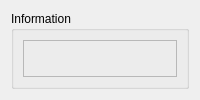
         <widget class="QWidget" name="tab">
          <attribute name="title">
           <string>Main</string>
          </attribute>
          <layout class="QGridLayout" name="gridLayout_4">
           <item row="1" column="0">
            <widget class="QGroupBox" name="groupBox_3">
             <property name="title">
              <string>Information</string>
             </property>
             <layout class="QGridLayout" name="gridLayout_5">
              <item row="0" column="0">
               <widget class="QFrame" name="frame">
                <property name="frameShape">
                 <enum>QFrame::StyledPanel</enum>
                </property>
                <property name="frameShadow">
                 <enum>QFrame::Raised</enum>
                </property>
                <widget class="QWidget" name="layoutWidget">
                 <property name="geometry">
                  <rect>
                   <x>-8</x>
                   <y>12</y>
                   <width>1171</width>
                   <height>601</height>
                  </rect>
                 </property>
                 <layout class="QVBoxLayout" name="verticalLayout">
                  <property name="leftMargin">
                   <number>18</number>
                  </property>
                  <property name="bottomMargin">
                   <number>11</number>
                  </property>
                  <item>
                   <layout class="QHBoxLayout" name="horizontalLayout_12">
                    <item>
                     <widget class="QPushButton" name="pushButtonACStart">
                      <property name="sizePolicy">
                       <sizepolicy hsizetype="Minimum" vsizetype="Fixed">
                        <horstretch>0</horstretch>
                        <verstretch>0</verstretch>
                       </sizepolicy>
                      </property>
                      <property name="minimumSize">
                       <size>
                        <width>60</width>
                        <height>60</height>
                       </size>
                      </property>
                      <property name="maximumSize">
                       <size>
                        <width>60</width>
                        <height>60</height>
                       </size>
                      </property>
                      <property name="styleSheet">
                       <string notr="true">border-radius: 20px;  border: 2px groove gray;
font: 12pt &quot;Arial&quot;;
border-style: outset;</string>
                      </property>
                      <property name="text">
                       <string>Start</string>
                      </property>
                     </widget>
                    </item>
                    <item>
                     <widget class="QPushButton" name="pushButtonACStop">
                      <property name="minimumSize">
                       <size>
                        <width>60</width>
                        <height>60</height>
                       </size>
                      </property>
                      <property name="maximumSize">
                       <size>
                        <width>60</width>
                        <height>60</height>
                       </size>
                      </property>
                      <property name="layoutDirection">
                       <enum>Qt::LeftToRight</enum>
                      </property>
                      <property name="styleSheet">
                       <string notr="true">border-radius: 20px;  border: 2px groove gray;
font: 12pt &quot;Arial&quot;;
border-style: outset;</string>
                      </property>
                      <property name="text">
                       <string>Stop</string>
                      </property>
                     </widget>
                    </item>
                   </layout>
                  </item>
                  <item>
                   <widget class="QTextBrowser" name="textBrowser">
                    <property name="sizePolicy">
                     <sizepolicy hsizetype="Expanding" vsizetype="Expanding">
                      <horstretch>0</horstretch>
                      <verstretch>0</verstretch>
                     </sizepolicy>
                    </property>
                    <property name="minimumSize">
                     <size>
                      <width>0</width>
                      <height>500</height>
                     </size>
                    </property>
                    <property name="maximumSize">
                     <size>
                      <width>1150</width>
                      <height>1000</height>
                     </size>
                    </property>
                    <property name="tabletTracking">
                     <bool>false</bool>
                    </property>
                    <property name="autoFillBackground">
                     <bool>false</bool>
                    </property>
                    <property name="frameShape">
                     <enum>QFrame::StyledPanel</enum>
                    </property>
                    <property name="frameShadow">
                     <enum>QFrame::Raised</enum>
                    </property>
                    <property name="lineWidth">
                     <number>1</number>
                    </property>
                    <property name="midLineWidth">
                     <number>0</number>
                    </property>
                    <property name="verticalScrollBarPolicy">
                     <enum>Qt::ScrollBarAsNeeded</enum>
                    </property>
                    <property name="sizeAdjustPolicy">
                     <enum>QAbstractScrollArea::AdjustIgnored</enum>
                    </property>
                   </widget>
                  </item>
                 </layout>
                </widget>
               </widget>
              </item>
             </layout>
            </widget>
           </item>
          </layout>
         </widget>
